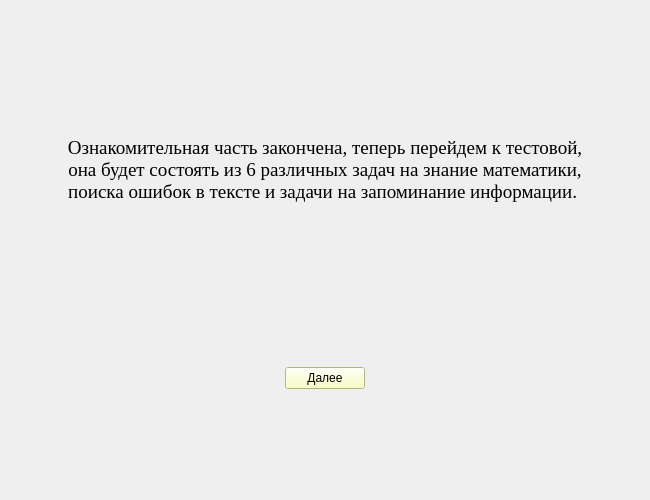
<?xml version="1.0" encoding="UTF-8"?>
<ui version="4.0">
 <class>Form</class>
 <widget class="QWidget" name="Form">
  <property name="geometry">
   <rect>
    <x>0</x>
    <y>0</y>
    <width>650</width>
    <height>500</height>
   </rect>
  </property>
  <property name="windowTitle">
   <string>Break</string>
  </property>
  <property name="styleSheet">
   <string notr="true"/>
  </property>
  <layout class="QGridLayout" name="gridLayout">
   <item row="3" column="2">
    <spacer name="horizontalSpacer_4">
     <property name="orientation">
      <enum>Qt::Horizontal</enum>
     </property>
     <property name="sizeHint" stdset="0">
      <size>
       <width>40</width>
       <height>20</height>
      </size>
     </property>
    </spacer>
   </item>
   <item row="4" column="1">
    <spacer name="verticalSpacer_3">
     <property name="orientation">
      <enum>Qt::Vertical</enum>
     </property>
     <property name="sizeHint" stdset="0">
      <size>
       <width>20</width>
       <height>40</height>
      </size>
     </property>
    </spacer>
   </item>
   <item row="1" column="0">
    <spacer name="horizontalSpacer">
     <property name="orientation">
      <enum>Qt::Horizontal</enum>
     </property>
     <property name="sizeHint" stdset="0">
      <size>
       <width>40</width>
       <height>20</height>
      </size>
     </property>
    </spacer>
   </item>
   <item row="2" column="1">
    <spacer name="verticalSpacer">
     <property name="orientation">
      <enum>Qt::Vertical</enum>
     </property>
     <property name="sizeHint" stdset="0">
      <size>
       <width>20</width>
       <height>40</height>
      </size>
     </property>
    </spacer>
   </item>
   <item row="3" column="1">
    <layout class="QHBoxLayout" name="horizontalLayout">
     <item>
      <widget class="QPushButton" name="pushButton">
       <property name="sizePolicy">
        <sizepolicy hsizetype="Fixed" vsizetype="Fixed">
         <horstretch>0</horstretch>
         <verstretch>0</verstretch>
        </sizepolicy>
       </property>
       <property name="styleSheet">
        <string notr="true">background-color: rgb(248, 255, 179);</string>
       </property>
       <property name="text">
        <string>Далее</string>
       </property>
      </widget>
     </item>
    </layout>
   </item>
   <item row="0" column="1">
    <spacer name="verticalSpacer_2">
     <property name="orientation">
      <enum>Qt::Vertical</enum>
     </property>
     <property name="sizeHint" stdset="0">
      <size>
       <width>20</width>
       <height>40</height>
      </size>
     </property>
    </spacer>
   </item>
   <item row="1" column="2">
    <spacer name="horizontalSpacer_2">
     <property name="orientation">
      <enum>Qt::Horizontal</enum>
     </property>
     <property name="sizeHint" stdset="0">
      <size>
       <width>40</width>
       <height>20</height>
      </size>
     </property>
    </spacer>
   </item>
   <item row="3" column="0">
    <spacer name="horizontalSpacer_3">
     <property name="orientation">
      <enum>Qt::Horizontal</enum>
     </property>
     <property name="sizeHint" stdset="0">
      <size>
       <width>40</width>
       <height>20</height>
      </size>
     </property>
    </spacer>
   </item>
   <item row="1" column="1">
    <widget class="QTextBrowser" name="textBrowser">
     <property name="sizePolicy">
      <sizepolicy hsizetype="Minimum" vsizetype="Minimum">
       <horstretch>0</horstretch>
       <verstretch>0</verstretch>
      </sizepolicy>
     </property>
     <property name="minimumSize">
      <size>
       <width>550</width>
       <height>100</height>
      </size>
     </property>
     <property name="maximumSize">
      <size>
       <width>400</width>
       <height>150</height>
      </size>
     </property>
     <property name="font">
      <font>
       <family>Times New Roman</family>
       <pointsize>14</pointsize>
      </font>
     </property>
     <property name="styleSheet">
      <string notr="true">border: none;
background-color: transparent;</string>
     </property>
     <property name="html">
      <string>&lt;!DOCTYPE HTML PUBLIC &quot;-//W3C//DTD HTML 4.0//EN&quot; &quot;http://www.w3.org/TR/REC-html40/strict.dtd&quot;&gt;
&lt;html&gt;&lt;head&gt;&lt;meta name=&quot;qrichtext&quot; content=&quot;1&quot; /&gt;&lt;style type=&quot;text/css&quot;&gt;
p, li { white-space: pre-wrap; }
&lt;/style&gt;&lt;/head&gt;&lt;body style=&quot; font-family:'Times New Roman'; font-size:14pt; font-weight:400; font-style:normal;&quot;&gt;
&lt;p align=&quot;center&quot; style=&quot;-qt-paragraph-type:empty; margin-top:0px; margin-bottom:0px; margin-left:0px; margin-right:0px; -qt-block-indent:0; text-indent:0px;&quot;&gt;&lt;br /&gt;&lt;/p&gt;
&lt;p align=&quot;center&quot; style=&quot; margin-top:0px; margin-bottom:0px; margin-left:0px; margin-right:0px; -qt-block-indent:0; text-indent:0px;&quot;&gt;Ознакомительная часть закончена, теперь перейдем к тестовой, она будет состоять из 6 различных задач на знание математики, поиска ошибок в тексте и задачи на запоминание информации. &lt;/p&gt;&lt;/body&gt;&lt;/html&gt;</string>
     </property>
    </widget>
   </item>
  </layout>
 </widget>
 <resources/>
 <connections/>
</ui>
